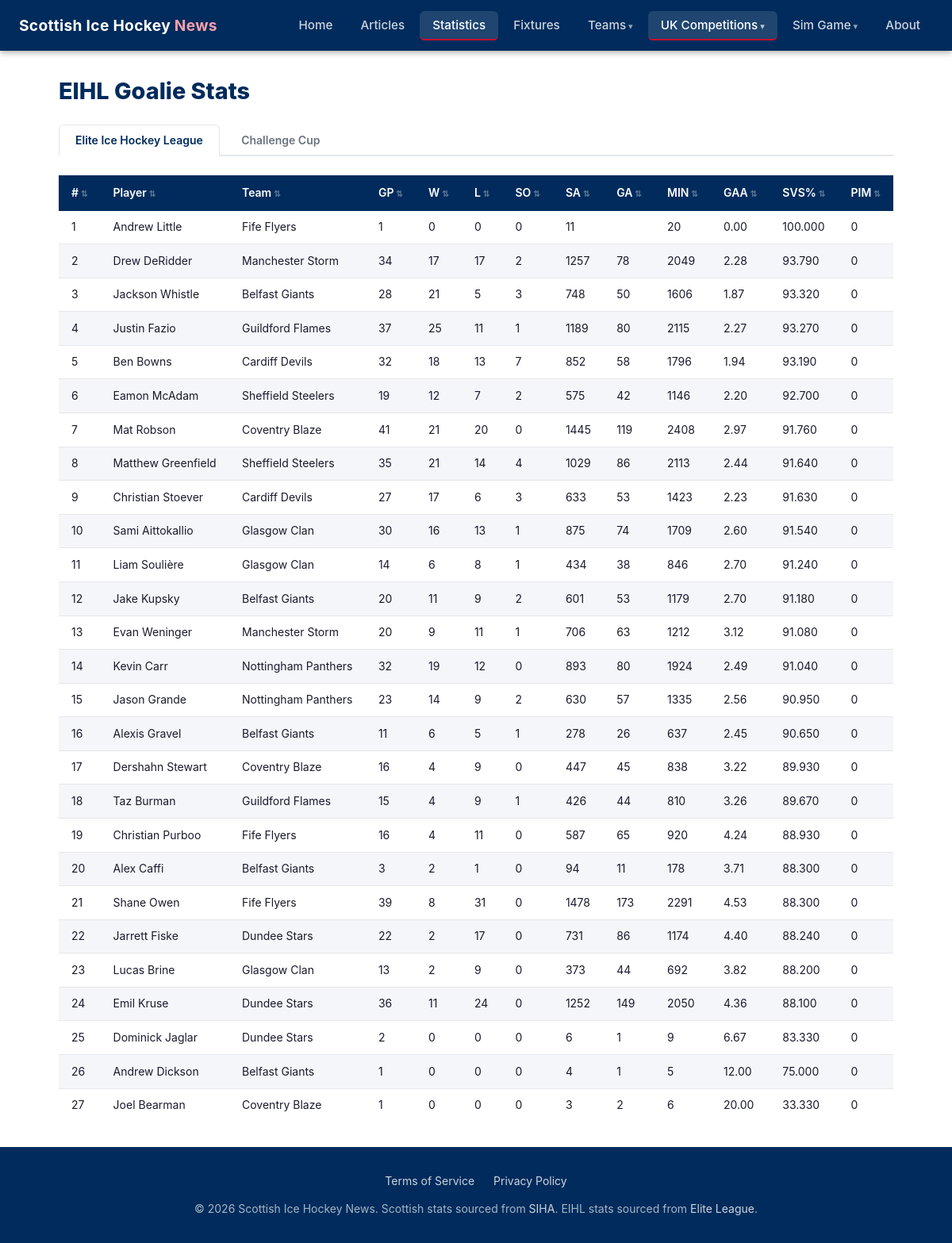
Screenshot of /uk-hockey/elite-league/statistics/goalies/ with the database file from the repository.
### tables this page shows
CREATE TABLE eihl_goalie_stats (
            id          INTEGER PRIMARY KEY AUTOINCREMENT,
            season      TEXT NOT NULL DEFAULT '2025-26',
            competition TEXT NOT NULL,
            player_name TEXT NOT NULL,
            player_id   TEXT,
            team        TEXT NOT NULL,
            gp          INTEGER,
            w           INTEGER,
            l           INTEGER,
            so          INTEGER,
            sa          INTEGER,
            ga          INTEGER,
            min_played  TEXT,
            gaa         REAL,
            svs_pct     REAL,
            pim         INTEGER,
            scraped_at  TEXT NOT NULL,
            UNIQUE (season, competition, player_id)
        );

### web/app.py (the view)
@app.route("/uk-hockey/elite-league/statistics/goalies/")
def eihl_stats_goalies():
    season = request.args.get("season", EIHL_CURRENT_SEASON)
    if season not in EIHL_SEASONS:
        season = EIHL_CURRENT_SEASON
    comp = request.args.get("comp", "League")
    if comp not in EIHL_COMPETITIONS:
        comp = "League"
    goalies = eihl_queries.get_eihl_goalie_stats(comp, season=season)
    return render_template(
        "eihl/stats_goalies.html",
        comp=comp, competitions=EIHL_COMPETITIONS,
        comp_labels=EIHL_COMP_LABELS,
        season=season, seasons=EIHL_SEASONS,
        goalies=goalies,
    )

### web/eihl_queries.py (called while the page is built)
def _conn():
    c = sqlite3.connect(DB_PATH)
    c.row_factory = sqlite3.Row
    c.execute("PRAGMA journal_mode=WAL")
    return c

def get_eihl_goalie_stats(competition="League", season=EIHL_CURRENT_SEASON):
    conn = _conn()
    try:
        rows = conn.execute(
            """
            SELECT player_name, team, gp, w, l, so, sa, ga, min_played, gaa, svs_pct, pim
            FROM eihl_goalie_stats
            WHERE competition = ? AND season = ?
            ORDER BY svs_pct DESC
            """,
            (competition, season),
        ).fetchall()
        return [dict(r) for r in rows]
    finally:
        conn.close()

### web/templates/eihl/stats_goalies.html (shortened to what this page needs)
{% extends "base.html" %}
{% block content %}
<h1 class="page-title">EIHL Goalie Stats</h1>
<div class="comp-tabs">
  {% for c in competitions %}
    <a href="{{ url_for('eihl_stats_goalies', comp=c, season=season) }}"
       class="comp-tab {{ 'active' if c == comp else '' }}">
      {{ comp_labels[c] }}
    </a>
  {% endfor %}
</div>
{% if goalies %}
<div class="table-scroll">
<table class="stats-table sortable">
  <thead>
    <tr>
      <th data-sort-rank="1">#</th>
      <th>Player</th><th>Team</th>
      <th>GP</th><th>W</th><th>L</th><th>SO</th>
      <th>SA</th><th>GA</th><th>MIN</th><th>GAA</th><th>SVS%</th><th>PIM</th>
    </tr>
  </thead>
  <tbody>
    {% for g in goalies %}
    <tr>
      <td>{{ loop.index }}</td>
      <td>{{ g.player_name }}</td>
      <td>{{ g.team }}</td>
      <td>{{ g.gp or '' }}</td>
      <td>{{ g.w or 0 }}</td>
      <td>{{ g.l or 0 }}</td>
      <td>{{ g.so or 0 }}</td>
      <td>{{ g.sa or '' }}</td>
      <td>{{ g.ga or '' }}</td>
      <td>{{ g.min_played or '' }}</td>
      <td>{{ "%.2f"|format(g.gaa) if g.gaa is not none else '–' }}</td>
      <td>{{ "%.3f"|format(g.svs_pct) if g.svs_pct is not none else '–' }}</td>
      <td>{{ g.pim or 0 }}</td>
    </tr>
    {% endfor %}
  </tbody>
</table>
</div>
{% else %}
  <p class="no-data">No goalie stats available. Run the EIHL scraper first.</p>
{% endif %}
{% endblock %}

### web/static/css/style.css (style rules this page uses)
:root { --primary: #002B5C; --accent: #C8102E; --bg: #ffffff; --bg-subtle: #f4f6f9; --text: #1a1a2e; --text-muted: #6b7280; --border: #e5e7eb; --nav-height: 64px; --radius: 6px; }
*, *::before, *::after { box-sizing: border-box; margin: 0; padding: 0; }
body { font-family: -apple-system, BlinkMacSystemFont, 'Segoe UI', Roboto, sans-serif; color: var(--text); background: var(--bg); line-height: 1.6; min-height: 100vh; display: flex; flex-direction: column; }
a { color: var(--primary); }
h1, h2, h3 { line-height: 1.3; }
.page-title { font-size: 1.8rem; font-weight: 800; color: var(--primary); margin-bottom: 1.5rem; }
table { width: 100%; border-collapse: collapse; font-size: 0.875rem; }
thead th { background: var(--primary); color: #fff; padding: 0.7rem 1rem; text-align: left; font-weight: 600; white-space: nowrap; }
tbody tr:nth-child(even) { background: var(--bg-subtle); }
tbody td { padding: 0.6rem 1rem; border-bottom: 1px solid var(--border); white-space: nowrap; }
tbody tr:last-child td { border-bottom: none; }
.comp-tabs { display: flex; gap: 0.4rem; border-bottom: 2px solid var(--border); margin-bottom: 1.5rem; }
.comp-tab { padding: 0.5rem 1.25rem; border-radius: var(--radius) var(--radius) 0 0; text-decoration: none; font-weight: 600; font-size: 0.875rem; color: var(--text-muted); border: 1px solid transparent; border-bottom: none; margin-bottom: -2px; transition: color 0.15s; }
.comp-tab.active { background: var(--bg); color: var(--primary); border-color: var(--border); border-bottom-color: var(--bg); }
.th-sortable { cursor: pointer; user-select: none; white-space: nowrap; }
.th-sortable::after { content: ' ⇅'; opacity: 0.35; font-size: 0.75em; }
.table-scroll { overflow-x: auto; }

### rows the page displays
eihl_goalie_stats: player_name "Andrew Little", team "Fife Flyers", gp "1", w "0", l "0", so "0", sa "11", min_played "20", gaa "0.00", svs_pct "100.000", pim "0"
eihl_goalie_stats: player_name "Drew DeRidder", team "Manchester Storm", gp "34", w "17", l "17", so "2", sa "1257", ga "78", min_played "2049", gaa "2.28", svs_pct "93.790", pim "0"
eihl_goalie_stats: player_name "Jackson Whistle", team "Belfast Giants", gp "28", w "21", l "5", so "3", sa "748", ga "50", min_played "1606", gaa "1.87", svs_pct "93.320", pim "0"
eihl_goalie_stats: player_name "Justin Fazio", team "Guildford Flames", gp "37", w "25", l "11", so "1", sa "1189", ga "80", min_played "2115", gaa "2.27", svs_pct "93.270", pim "0"
eihl_goalie_stats: player_name "Ben Bowns", team "Cardiff Devils", gp "32", w "18", l "13", so "7", sa "852", ga "58", min_played "1796", gaa "1.94", svs_pct "93.190", pim "0"
eihl_goalie_stats: player_name "Eamon McAdam", team "Sheffield Steelers", gp "19", w "12", l "7", so "2", sa "575", ga "42", min_played "1146", gaa "2.20", svs_pct "92.700", pim "0"
eihl_goalie_stats: player_name "Mat Robson", team "Coventry Blaze", gp "41", w "21", l "20", so "0", sa "1445", ga "119", min_played "2408", gaa "2.97", svs_pct "91.760", pim "0"
eihl_goalie_stats: player_name "Matthew Greenfield", team "Sheffield Steelers", gp "35", w "21", l "14", so "4", sa "1029", ga "86", min_played "2113", gaa "2.44", svs_pct "91.640", pim "0"
eihl_goalie_stats: player_name "Christian Stoever", team "Cardiff Devils", gp "27", w "17", l "6", so "3", sa "633", ga "53", min_played "1423", gaa "2.23", svs_pct "91.630", pim "0"
eihl_goalie_stats: player_name "Sami Aittokallio", team "Glasgow Clan", gp "30", w "16", l "13", so "1", sa "875", ga "74", min_played "1709", gaa "2.60", svs_pct "91.540", pim "0"
eihl_goalie_stats: player_name "Liam Soulière", team "Glasgow Clan", gp "14", w "6", l "8", so "1", sa "434", ga "38", min_played "846", gaa "2.70", svs_pct "91.240", pim "0"
eihl_goalie_stats: player_name "Jake Kupsky", team "Belfast Giants", gp "20", w "11", l "9", so "2", sa "601", ga "53", min_played "1179", gaa "2.70", svs_pct "91.180", pim "0"
eihl_goalie_stats: player_name "Evan Weninger", team "Manchester Storm", gp "20", w "9", l "11", so "1", sa "706", ga "63", min_played "1212", gaa "3.12", svs_pct "91.080", pim "0"
eihl_goalie_stats: player_name "Kevin Carr", team "Nottingham Panthers", gp "32", w "19", l "12", so "0", sa "893", ga "80", min_played "1924", gaa "2.49", svs_pct "91.040", pim "0"
eihl_goalie_stats: player_name "Jason Grande", team "Nottingham Panthers", gp "23", w "14", l "9", so "2", sa "630", ga "57", min_played "1335", gaa "2.56", svs_pct "90.950", pim "0"
eihl_goalie_stats: player_name "Alexis Gravel", team "Belfast Giants", gp "11", w "6", l "5", so "1", sa "278", ga "26", min_played "637", gaa "2.45", svs_pct "90.650", pim "0"
eihl_goalie_stats: player_name "Dershahn Stewart", team "Coventry Blaze", gp "16", w "4", l "9", so "0", sa "447", ga "45", min_played "838", gaa "3.22", svs_pct "89.930", pim "0"
eihl_goalie_stats: player_name "Taz Burman", team "Guildford Flames", gp "15", w "4", l "9", so "1", sa "426", ga "44", min_played "810", gaa "3.26", svs_pct "89.670", pim "0"
eihl_goalie_stats: player_name "Christian Purboo", team "Fife Flyers", gp "16", w "4", l "11", so "0", sa "587", ga "65", min_played "920", gaa "4.24", svs_pct "88.930", pim "0"
eihl_goalie_stats: player_name "Alex Caffi", team "Belfast Giants", gp "3", w "2", l "1", so "0", sa "94", ga "11", min_played "178", gaa "3.71", svs_pct "88.300", pim "0"
eihl_goalie_stats: player_name "Shane Owen", team "Fife Flyers", gp "39", w "8", l "31", so "0", sa "1478", ga "173", min_played "2291", gaa "4.53", svs_pct "88.300", pim "0"
eihl_goalie_stats: player_name "Jarrett Fiske", team "Dundee Stars", gp "22", w "2", l "17", so "0", sa "731", ga "86", min_played "1174", gaa "4.40", svs_pct "88.240", pim "0"
eihl_goalie_stats: player_name "Lucas Brine", team "Glasgow Clan", gp "13", w "2", l "9", so "0", sa "373", ga "44", min_played "692", gaa "3.82", svs_pct "88.200", pim "0"
eihl_goalie_stats: player_name "Emil Kruse", team "Dundee Stars", gp "36", w "11", l "24", so "0", sa "1252", ga "149", min_played "2050", gaa "4.36", svs_pct "88.100", pim "0"
eihl_goalie_stats: player_name "Dominick Jaglar", team "Dundee Stars", gp "2", w "0", l "0", so "0", sa "6", ga "1", min_played "9", gaa "6.67", svs_pct "83.330", pim "0"
eihl_goalie_stats: player_name "Andrew Dickson", team "Belfast Giants", gp "1", w "0", l "0", so "0", sa "4", ga "1", min_played "5", gaa "12.00", svs_pct "75.000", pim "0"
eihl_goalie_stats: player_name "Joel Bearman", team "Coventry Blaze", gp "1", w "0", l "0", so "0", sa "3", ga "2", min_played "6", gaa "20.00", svs_pct "33.330", pim "0"

### other values shown
{{ comp_labels[c] }} "Elite Ice Hockey League" "Challenge Cup"
